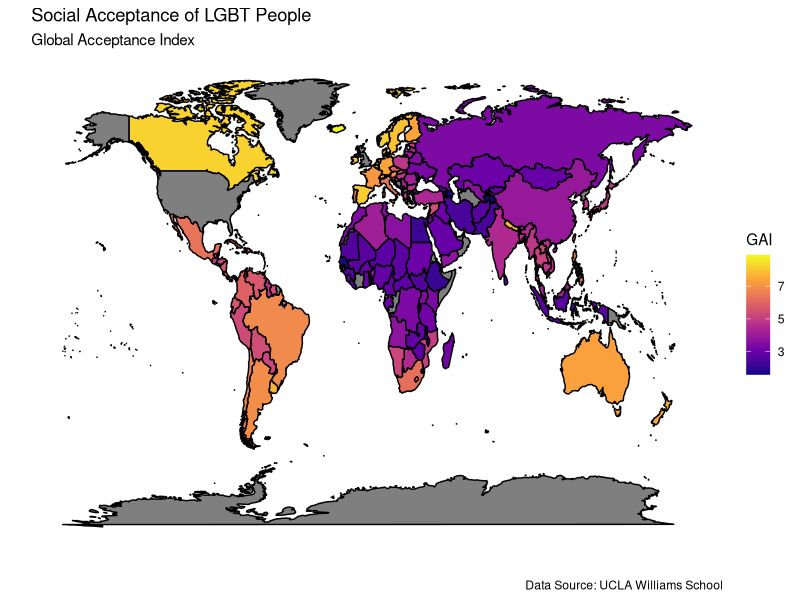
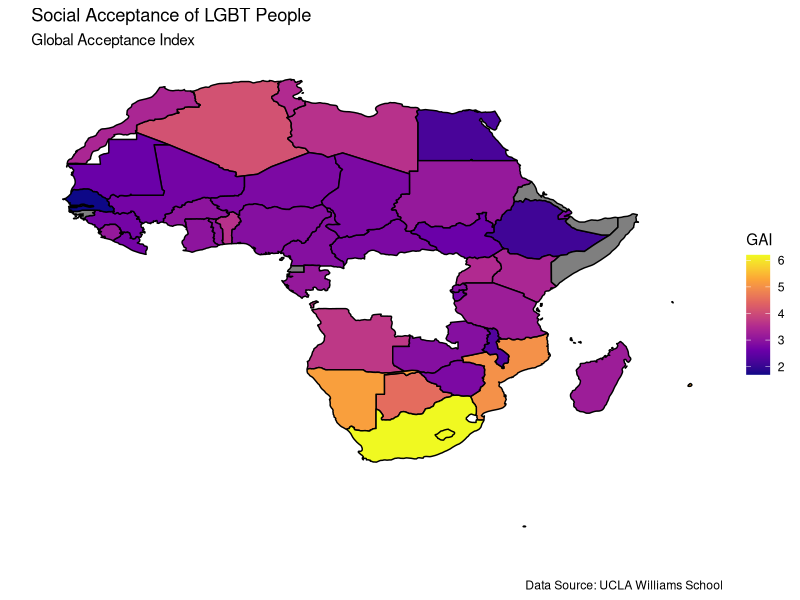

The R source for these figures, in order:
## ---- chunk 1
library("tidyverse")
## ---- chunk 2
rank <- 1:174
countries_text <- "Iceland,Netherlands,Norway,Canada,Spain,Belgium,Ireland,Sweden,Denmark,Nepal,Great Britain,Luxembourg,Malta,Uruguay,New Zealand,Germany,Finland,Switzerland,Puerto Rico,Australia,United States,France,Argentina,Austria,Brazil,Cape Verde,Chile,Philippines,Hong Kong,Italy,Portugal,Mexico,South Africa,Costa Rica,Cuba,Czech Republic,Colombia,Slovenia,Venezuela,Taiwan,Ecuador,Nicaragua,Bahrain,Bolivia,Israel,Suriname,Laos,Syria,Panama,El Salvador,Mauritius,Northern Cyprus,Peru,Croatia,Dominican Republic,Namibia,Honduras,Paraguay,Cyprus,Thailand,Slovakia,Greece,Mozambique,Andorra,Hungary,Japan,South Korea,Estonia,Myanmar,Poland,Bangladesh,Barbados,Cambodia,Guatemala,Singapore,Sao Tome and Principe,Trinidad and Tobago,Guyana,Bulgaria,Vietnam,India,Botswana,Grenada,Latvia,Turkey,Bahamas,Belize,Saint Kitts and Nevis,Malaysia,Serbia,Algeria,Lithuania,Jamaica,Dominica,Romania,Bhutan,Lebanon,Saint Lucia,Swaziland,Lesotho,China,Antigua and Barbuda,Angola,Yemen,Benin,Haiti,Uzbekistan,Libya,Montenegro,Tunisia,Saint Vincent and the Grenadines,Kuwait,Uganda,Jordan,Albania,Belarus,Gambia,Morocco,Kenya,Russia,Democratic Republic of the Congo,Ukraine,Qatar,Palestine,Madagascar,Tanzania,Cote d'Ivoire,Republic of the Congo,Iraq,Gabon,Kazakhstan,Sudan,Bosnia Herzegovina,Sierra Leone,Macedonia,Comoros,Saudi Arabia,Burkina Faso,Togo,Kyrgyzstan,Ghana,Mongolia,Rwanda,Kosovo,Cameroon,Nigeria,Zambia,Central African Republic,Zimbabwe,Indonesia,Djibouti,Chad,Niger,Mali,Guinea,Afghanistan,Liberia,Moldova,Georgia,Burundi,South Sudan,Mauritania,Sri Lanka,Iran,Pakistan,Malawi,Nagorno- Karabakh,Armenia,Egypt,Ethiopia,Somaliland,Senegal,Azerbaijan,Tajikistan"
country <- str_split(countries_text,",")[[1]]
GAI_text <- "8.9,8.6,8.2,8.2,8.1,7.9,7.9,7.9,7.9,7.8,7.7,7.7,7.6,7.6,7.5,7.4,7.4,7.4,7.4,7.3,7.2,7.1,6.9,6.8,6.8,6.8,6.7,6.6,6.5,6.4,6.4,6.3,6.2,6.1,6.1,6,5.9,5.9,5.7,5.7,5.6,5.6,5.5,5.4,5.4,5.4,5.4,5.4,5.3,5.3,5.3,5.3,5.3,5.2,5.2,5.2,5.2,5.2,5.1,5.1,5,5,5,4.9,4.9,4.9,4.9,4.9,4.8,4.8,4.8,4.8,4.8,4.8,4.8,4.8,4.7,4.7,4.6,4.6,4.5,4.5,4.5,4.4,4.4,4.4,4.3,4.2,4.2,4.2,4.1,4.1,4.1,4.1,4.1,4.1,4.1,4.1,4,3.9,3.9,3.9,3.7,3.7,3.6,3.6,3.6,3.6,3.6,3.5,3.5,3.5,3.5,3.5,3.5,3.5,3.4,3.4,3.4,3.4,3.4,3.3,3.2,3.2,3.2,3.2,3.1,3.1,3.1,3.1,3.1,3.1,3.1,3.1,3,3,3,3,3,3,3,3,2.9,2.9,2.9,2.9,2.9,2.8,2.8,2.8,2.8,2.8,2.8,2.7,2.7,2.7,2.7,2.7,2.7,2.7,2.6,2.6,2.4,2.4,2.4,2.3,2.2,2.2,2.2,2.1,1.8,1.7,1.7,1.6"
GAI <- as.numeric(str_split(GAI_text,",")[[1]])
## ---- chunk 3
GAI_data <- data.frame(rank, country, GAI)
head(GAI_data)
## ---- chunk 4
countries_map <- map_data("world")
choropleth_data <- left_join(countries_map, GAI_data, by = c("region" = "country"))
choropleth_data %>%
  ggplot(aes(long, lat, group = group)) +
  geom_polygon(aes(fill = GAI), color = "black") +
  scale_fill_viridis_c(option = "C") +
  labs(title = "Social Acceptance of LGBT People",
       subtitle = "Global Acceptance Index",
       caption = "Data Source: UCLA Williams School",
       fill = "GAI",
       x = "",
       y = "") +
  theme(axis.text.x = element_blank(),
        axis.text.y = element_blank(),
        axis.ticks.x = element_blank(),
        axis.ticks.y = element_blank(),
        panel.background = element_rect(fill = "white"))
## ---- chunk 5
African_nations_text <- "Nigeria,Ethiopia,Egypt,DR Congo,Tanzania,South Africa,Kenya,Uganda,Algeria,Sudan,Morocco,Angola,Mozambique,Ghana,Madagascar,Cameroon,Côte d'Ivoire,Niger,Burkina Faso,Mali,Malawi,Zambia,Senegal,Chad,Somalia,Zimbabwe,Guinea,Rwanda,Benin,Burundi,Tunisia,South Sudan,Togo,Sierra Leone,Libya,Congo,Liberia,Central African Republic,Mauritania,Eritrea,Namibia,Gambia,Botswana,Gabon,Lesotho,Guinea-Bissau,Equatorial Guinea,Mauritius,Eswatini,Djibouti,Comoros,Cabo Verde,Sao Tome & Principe,Seychelles"
African_nations_list <- str_split(African_nations_text,",")[[1]]

choropleth_data %>%
  filter(region %in% African_nations_list) %>%
  ggplot(aes(long, lat, group = group)) +
  geom_polygon(aes(fill = GAI), color = "black") +
  scale_fill_viridis_c(option = "C") +
  labs(title = "Social Acceptance of LGBT People",
       subtitle = "Global Acceptance Index",
       caption = "Data Source: UCLA Williams School",
       fill = "GAI",
       x = "",
       y = "") +
  theme(axis.text.x = element_blank(),
        axis.text.y = element_blank(),
        axis.ticks.x = element_blank(),
        axis.ticks.y = element_blank(),
        panel.background = element_rect(fill = "white"))
